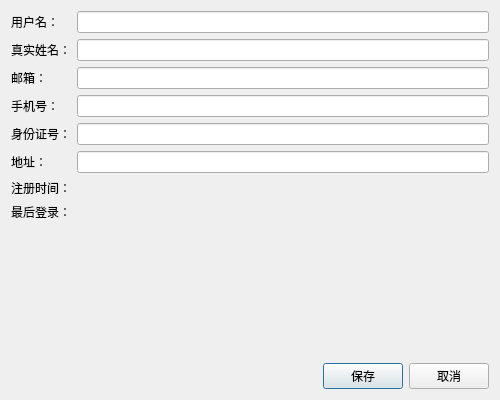
<?xml version="1.0" encoding="UTF-8"?>
<ui version="4.0">
 <class>EditUserInfoDialog</class>
 <widget class="QDialog" name="EditUserInfoDialog">
  <property name="geometry">
   <rect>
    <x>0</x>
    <y>0</y>
    <width>500</width>
    <height>400</height>
   </rect>
  </property>
  <property name="windowTitle">
   <string>编辑个人信息</string>
  </property>
  <layout class="QVBoxLayout" name="verticalLayout">
   <item>
    <layout class="QFormLayout" name="formLayout">
     <item row="0" column="0">
      <widget class="QLabel" name="usernameLabel">
       <property name="text">
        <string>用户名：</string>
       </property>
      </widget>
     </item>
     <item row="0" column="1">
      <widget class="QLineEdit" name="usernameEdit">
       <property name="text">
        <string/>
       </property>
      </widget>
     </item>
     <item row="1" column="0">
      <widget class="QLabel" name="realNameLabel">
       <property name="text">
        <string>真实姓名：</string>
       </property>
      </widget>
     </item>
     <item row="1" column="1">
      <widget class="QLineEdit" name="realNameEdit"/>
     </item>
     <item row="2" column="0">
      <widget class="QLabel" name="emailLabel">
       <property name="text">
        <string>邮箱：</string>
       </property>
      </widget>
     </item>
     <item row="2" column="1">
      <widget class="QLineEdit" name="emailEdit"/>
     </item>
     <item row="3" column="0">
      <widget class="QLabel" name="phoneLabel">
       <property name="text">
        <string>手机号：</string>
       </property>
      </widget>
     </item>
     <item row="3" column="1">
      <widget class="QLineEdit" name="phoneEdit"/>
     </item>
     <item row="4" column="0">
      <widget class="QLabel" name="idCardLabel">
       <property name="text">
        <string>身份证号：</string>
       </property>
      </widget>
     </item>
     <item row="4" column="1">
      <widget class="QLineEdit" name="idCardEdit"/>
     </item>
     <item row="5" column="0">
      <widget class="QLabel" name="addressLabel">
       <property name="text">
        <string>地址：</string>
       </property>
      </widget>
     </item>
     <item row="5" column="1">
      <widget class="QLineEdit" name="addressEdit"/>
     </item>
     <item row="6" column="0">
      <widget class="QLabel" name="registerTimeLabel">
       <property name="text">
        <string>注册时间：</string>
       </property>
      </widget>
     </item>
     <item row="6" column="1">
      <widget class="QLabel" name="registerTimeValueLabel">
       <property name="text">
        <string/>
       </property>
      </widget>
     </item>
     <item row="7" column="0">
      <widget class="QLabel" name="lastLoginTimeLabel">
       <property name="text">
        <string>最后登录：</string>
       </property>
      </widget>
     </item>
     <item row="7" column="1">
      <widget class="QLabel" name="lastLoginTimeValueLabel">
       <property name="text">
        <string/>
       </property>
      </widget>
     </item>
    </layout>
   </item>
   <item>
    <layout class="QHBoxLayout" name="buttonLayout">
     <item>
      <spacer name="horizontalSpacer">
       <property name="orientation">
        <enum>Qt::Orientation::Horizontal</enum>
       </property>
       <property name="sizeHint" stdset="0">
        <size>
         <width>40</width>
         <height>20</height>
        </size>
       </property>
      </spacer>
     </item>
     <item>
      <widget class="QPushButton" name="saveButton">
       <property name="text">
        <string>保存</string>
       </property>
      </widget>
     </item>
     <item>
      <widget class="QPushButton" name="cancelButton">
       <property name="text">
        <string>取消</string>
       </property>
      </widget>
     </item>
    </layout>
   </item>
  </layout>
 </widget>
 <resources/>
 <connections/>
</ui>
